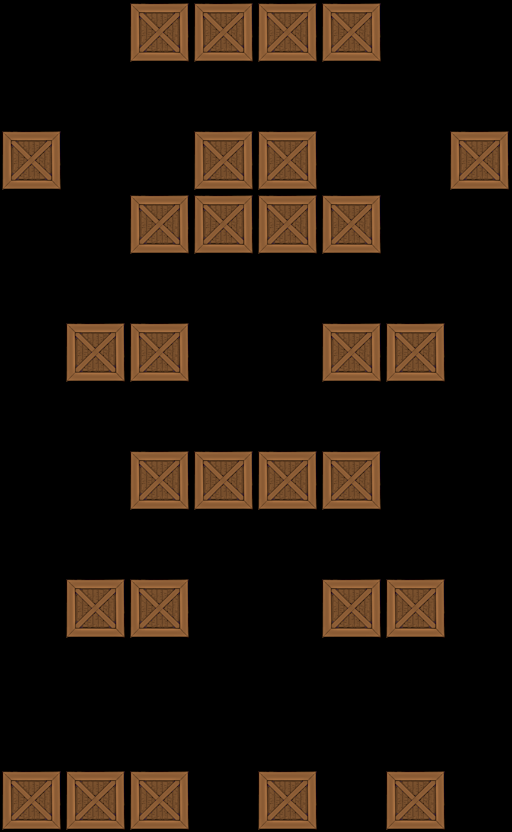

This game map was drawn from its Tiled (.tmx) file and the tilesets committed beside it. A one-line description and the trimmed map source follow:
An orthogonal 8x13 tile map with 64x64 px tiles, 1 tile layer (Tile Layer 1).

<map version="1.0" orientation="orthogonal" width="8" height="13" tilewidth="64" tileheight="64">
 <tileset firstgid="1" name="crate" tilewidth="64" tileheight="64">
  <image source="../../crate2.png" width="64" height="64" />
 </tileset>
 <layer name="Tile Layer 1" width="8" height="13">
  <data>[104 cells, 29 non-empty, 1 distinct tile ids]</data>
 </layer>
</map>
